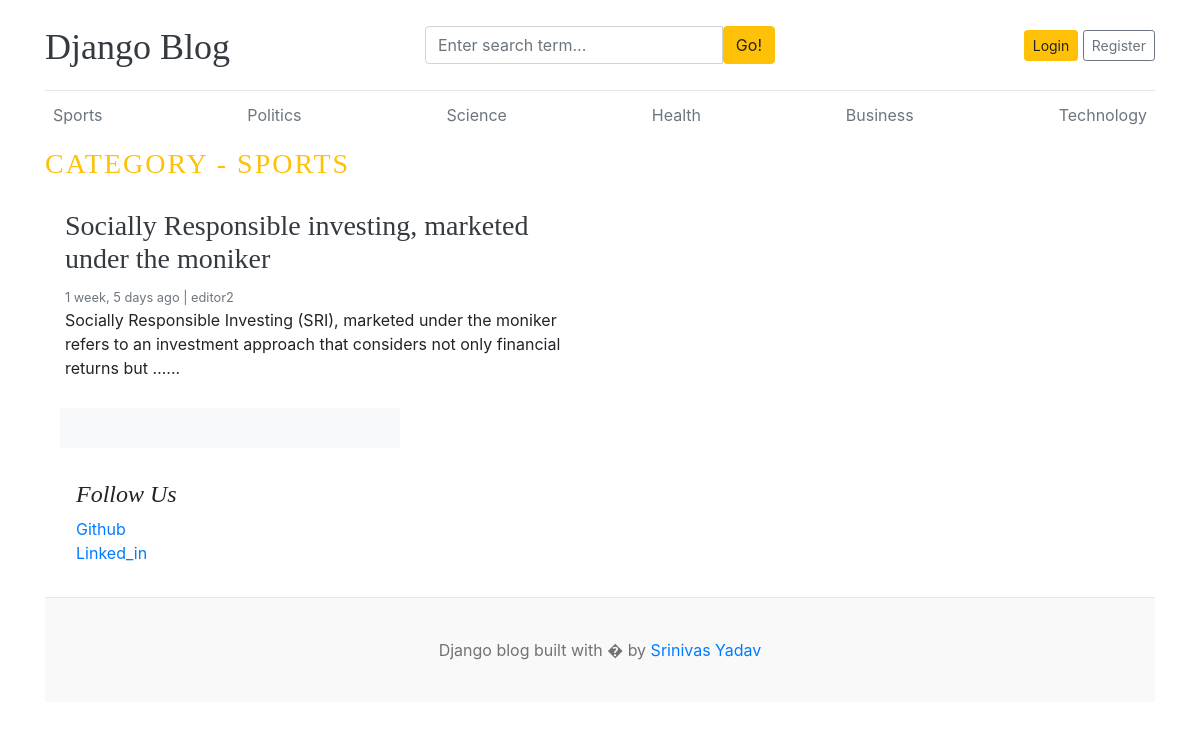
Page /category/1/ on the committed database.
### blogs/models.py (models this page shows, shortened)
class Category(models.Model):
    category_name = models.CharField(max_length=50, unique=True)
    created_at=models.DateTimeField(auto_now_add=True)
    updated_at=models.DateTimeField(auto_now=True)
    class Meta:
        verbose_name_plural = 'Categories'

class Blog(models.Model):
    title = models.CharField(max_length=100)
    slug = models.SlugField(max_length=100, unique=True, blank=False)
    category = models.ForeignKey(Category, on_delete=models.CASCADE)
    author = models.ForeignKey(User, on_delete=models.CASCADE)
    featured_image = models.ImageField(upload_to = '%Y/%m/%d')
    short_description = models.TextField(max_length=500)
    blog_body = models.TextField(max_length=2000)
    status = models.CharField(max_length=20, choices=STATUS_CHOICES, default="Draft")
    is_featured  = models.BooleanField(default=False)
    created_at=models.DateTimeField(auto_now_add=True)
    updated_at=models.DateTimeField(auto_now=True)

### about/models.py (models this page shows, shortened)
class SocialLink(models.Model):
    platform = models.CharField(max_length=25)
    link = models.URLField(max_length=100)
    created_at=models.DateTimeField(auto_now_add=True)
    updated_at=models.DateTimeField(auto_now=True)
    class Meta:
        verbose_name_plural = 'SocialLink'

### blogs/views.py (the view)
# urls.py: path('<int:category_id>/', views.posts_by_category, name='posts_by_category'),
def posts_by_category(request, category_id):
    posts = Blog.objects.filter(status='Published', category= category_id).order_by('-updated_at')
    try:
        category=Category.objects.get(id=category_id)
    except:
        return redirect('home')
    context={
        'posts': posts,
        'category': category
    }
    return render(request, 'posts_by_category.html', context)

### blogs/context_processors.py (called while the page is built)
def get_categories(request):
    categories = Category.objects.all()
    return dict(categories=categories)

def get_social_links(request):
    social_links = SocialLink.objects.all()
    return dict(social_links=social_links)

### templates/posts_by_category.html (shortened to what this page needs)
{% extends 'base.html' %}
{% block content %}
<h3 class="text-uppercase text-warning" style="letter-spacing: 2px;">Category - {{category.category_name}}</h3>
<div class="row mb-2">
  {% if posts%}
  {% for post in posts %}
  <div class="col-md-6">
    <div class="card border-0">
      <div class="card-body">
        <h3><a href="{% url 'blogs' slug=post.slug %}" class="text-decoration-none text-dark">{{ post.title }}</a></h3>
        <small class="mb-1 text-muted">{{post.updated_at | timesince}} ago | {{ post.author }}</small>
        <p class="card-text">{{ post.short_description|truncatewords:20 }}...</p>
      </div>
    </div>
  </div>
  {% endfor %}
  {% else %}
  <p>No posts available in this category.</p>
  {% endif %}
</div>
<aside class="col-md-4 blog-sidebar">
  <div class="p-3 mb-3 bg-light rounded">
  </div>
  {% if social_links %}
  <div class="p-3">
    <h4 class="font-italic">Follow Us</h4>
    <ol class="list-unstyled">
      {% for link in social_links %}
      <li><a href="{{ link.link }}" target="_blank">{{ link.platform }}</a></li>
      {% endfor %}
    </ol>
  </div>
  {% endif %}
</aside>
{% endblock %}

### templates/base.html (shortened to what this page needs)
{% load static %}
<!DOCTYPE html>
<html lang="en">
<head>
  <link href="https://getbootstrap.com/docs/4.0/dist/css/bootstrap.min.css" rel="stylesheet">
  <link href="{% static 'css/blog.css' %}" rel="stylesheet">
  <link rel="stylesheet" href="https://cdnjs.cloudflare.com/ajax/libs/font-awesome/4.7.0/css/font-awesome.min.css">
</head>
<body>
  <div class="container">
    <header class="blog-header py-3">
      <div class="row justify-content-between align-items-center">
        <div class="col-12 col-md-4 pt-1 text-center text-md-left">
          <a class="blog-header-logo text-dark" href="/">Django Blog</a>
        </div>
        <div class="col-12 col-md-4 mt-2 mt-md-0">
          <form action="{% url 'search' %}" method="GET">
            <div class="input-group">
              <input class="form-control" type="text" name="keyword" value="{{ keyword }}"
                placeholder="Enter search term..." aria-label="Enter search term..." aria-describedby="button-search" />
              <button type="submit" class="btn btn-warning" id="button-search" type="button">Go!</button>
            </div>
          </form>
        </div>
        <div class="col-12 col-md-4 d-flex justify-content-center justify-content-md-end mt-2 mt-md-0">
          {% if not user.is_authenticated %}
          <a class="btn btn-sm btn-warning" href="{% url 'login' %}">Login</a> &nbsp;
          <a class="btn btn-sm btn-outline-secondary" href="{% url 'register' %}">Register</a>
          {% else %}
          {% if user.is_staff %}
          <span><a href="{% url 'dashboards' %}">Dashboard</a></span>
          &emsp;
          {% endif %}
          <span><a href="{% url 'logout' %}">Logout</a></span>
          {% endif %}
        </div>
      </div>
    </header>
    <div class="nav-scroller py-1 mb-2">
      <nav class="nav d-flex justify-content-between">
        {% for category in categories %}
        <a class="p-2 text-muted" href="{% url 'posts_by_category' category.id %}">{{ category.category_name }}</a>
        {% endfor %}
      </nav>
    </div>
    {% block content %}
    {% endblock %}
    <footer class="blog-footer">
      <p>Django blog built with � by <a href="#">Srinivas Yadav</a></p>
    </footer>
</body>
</html>

### blog_main/static/css/blog.css (style rules this page uses)
.blog-header { border-bottom: 1px solid #e5e5e5; }
.blog-header-logo { font-family: "Playfair Display", Georgia, "Times New Roman", serif; font-size: 2.25rem; }
h1, h2, h3, h4, h5, h6 { font-family: "Playfair Display", Georgia, "Times New Roman", serif; }
.blog-footer { padding: 2.5rem 0; color: #727272; text-align: center; background-color: #f9f9f9; border-top: .05rem solid #e5e5e5; }
.blog-footer p:last-child { margin-bottom: 0; }

### rows in the picture
Category: category_name "Sports", category_name "SPORTS"
Category: category_name "Politics"
Category: category_name "Science"
Category: category_name "Health"
Category: category_name "Business"
Category: category_name "Technology"
Blog: title "Socially Responsible investing, marketed under the moniker", updated_at "1 week, 5 days", author "editor2", short_description "Socially Responsible Investing (SRI), marketed under the moniker refers to an investment approach that considers not only financial returns but …"
SocialLink: platform "Github"
SocialLink: platform "Linked_in"
